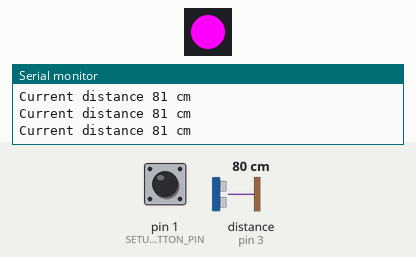
Bench run of a sketch on a simulated Arduino Uno, built with avr-gcc and run on an emulated ATmega328P. Parts: 1 RGB LEDs in strip order, left to right, the last lines printed to the serial monitor. Inputs (shaded band) come from the test bench; at power-on: distance to the obstacle (sensor on pin 3) 80 cm, pin 1 (SETUP_BUTTON_PIN) HIGH. The echo pulse lasts 58.3 µs per cm; the strip is taken to match the declared colour order.

Above: at 1.2 s.
1.3 s: distance to the obstacle (sensor on pin 3) set to 2 cm
At 3.97 s:
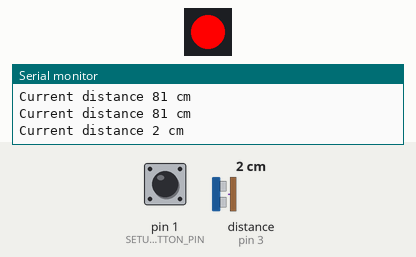
4.3 s: distance to the obstacle (sensor on pin 3) set to 35 cm
At 5.9 s:
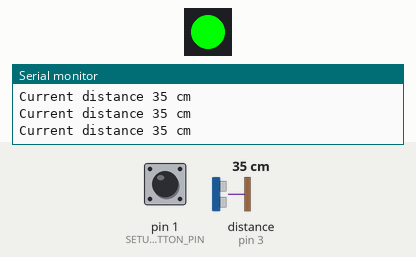
6.2 s: distance to the obstacle (sensor on pin 3) set to 18 cm
At 6.9 s:
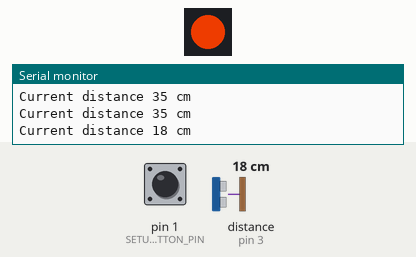
8.0 s: distance to the obstacle (sensor on pin 3) set to 60 cm
At 9.0 s:
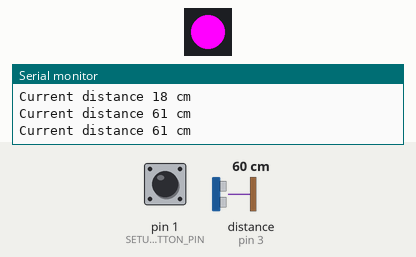
9.9 s: distance to the obstacle (sensor on pin 3) set to 4 cm
At 12.45 s:
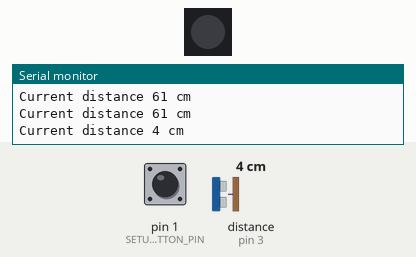
Timing chart, 0 to 13.9 s (numbered marks = the images above; inputs shaded):
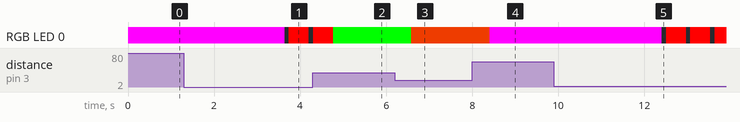

The sketch:

garageParkingAssistant.ino
```cpp
#ifdef __AVR__
#include <avr/power.h>
#endif

#include "LedController.cpp"
#include "SonarController.cpp"
#include "ButtonController.cpp"

//I/O pins
#define TRIGGER_PIN 4
#define ECHO_PIN 3
#define LED_PIN 0
#define SETUP_BUTTON_PIN 1

#define DEFAULT_BAUD 9600

SonarController sonar = SonarController(TRIGGER_PIN, ECHO_PIN);
LedController led = LedController(LED_PIN);
ButtonController setupButton = ButtonController(SETUP_BUTTON_PIN);

void setup()
{
#if defined (__AVR_ATtiny85__)
  if (F_CPU == 8000000) {
    clock_prescale_set(clock_div_1);
  }
#else
  Serial.begin(DEFAULT_BAUD);
#endif
  led.purple();
  logmsg("Started ", 0, "");
}

void loop() {
  int distance = sonar.readDistance();

  logmsg("Current distance", distance, "cm");

  if (sonar.idleTimeoutReached()) {
    led.off();
    logmsg("Power saving mode activate", 0, "");
  } else {
    setLedColor();
  }

  if (setupButton.wasPressed()) {
    sonar.setTargetDistance(distance);
    for (int i = 0; i < 3; i++) {
      led.flashGreen(50);
    }
    logmsg("+++++ Distance set to", distance, "cm");
  }
}

void setLedColor() {
  if (sonar.objectAwayFromTargetZone()) {
    led.purple();
  } else if (sonar.objectInTargetZone()) {
    led.green();
  } else if (sonar.objectPastTargetZone()) {
    led.yellow();
  } else if (sonar.objectTooCloseToSensor()) {
    led.flashRed(100);
  }
}

void logmsg(String preText, int reading, String postText) {
#if !defined (__AVR_ATtiny85__)
  String message = preText + " " + reading + " " + postText;
  Serial.println(message);
#endif
}
```

ButtonController.cpp
```cpp
#include <Arduino.h>
#include <Button.h>

#define DEBOUNCING_TIME_MS 15000

class ButtonController {
  private:
    Button button;
  public:
    ButtonController(int pin)
      : button (Button(pin)) {
      button.begin();
    }

    bool wasPressed() {
      return button.released();
    }
};
```

LedController.cpp
```cpp
#include <Arduino.h>
#include <Adafruit_NeoPixel.h>

class LedController {
  private:
    Adafruit_NeoPixel led;
    void setColor(int red, int green, int blue) {
      led.setPixelColor(0, led.Color(red , green , blue));
      led.show();
    }

  public:
    LedController(int dataPin)
      : led (Adafruit_NeoPixel(1, dataPin, NEO_RGB + NEO_KHZ800)) {
      led.begin();
    }

    void rgb(int red, int green, int blue) {
      setColor(red, green, blue);
    }

    void red() {
      setColor(255 , 0 , 0);
    }

    void green() {
      setColor(0 , 255 , 0);
    }

    void yellow() {
      setColor(200 , 50 , 0);
    }

    void purple() {
      setColor(255 , 0 , 255);
    }

    void flashRed(int delayMs) {
      off();
      delay(delayMs);
      red();
      delay(delayMs);
    }

    void flashGreen(int delayMs) {
      off();
      delay(delayMs);
      green();
      delay(delayMs);
    }

    void off() {
      led.setPixelColor(0, led.Color(0 , 0 , 0 ));
      led.show();
    }
};
```

SonarController.cpp
```cpp
#include <Arduino.h>
#include <NewPing.h>

#define MAX_DISTANCE_CM 500
#define DEFAULT_TARGET_DISTANCE_CM 30
#define PURPLE_ZONE_UPPER_BOUND_CM 100
#define INNER_TOLERANCE_CM 5
#define OUTER_TOLERANCE_CM 15
#define POWER_SAVE_MODE_THRESHOLD_MS 30000l
#define PING_ITERATIONS 10
#define ACCEPTABLE_CONSECUTIVE_READING_DIFF 50
#define MAX_ATTEMPTS 5

class SonarController {
  private:
    int triggerPin;
    int echoPin;
    int targetDistance;
    int distance;
    int lastDistance;
    NewPing sonar;
    unsigned long lastMovementMs;

    bool validReading(int distance, int lastDistance) {
      if (distance == 0) {
        return false;
      }
      if (lastDistance > 0 && abs(distance - lastDistance) > ACCEPTABLE_CONSECUTIVE_READING_DIFF) {
        return false;
      }
      return true;
    }

  public:
    SonarController(int triggerPin, int echoPin)
      : sonar (NewPing(triggerPin, echoPin, MAX_DISTANCE_CM))
      , targetDistance (DEFAULT_TARGET_DISTANCE_CM)
      , distance (0)
      , lastDistance (0)
      , lastMovementMs (0) {
    }

    int readDistance() {
      lastDistance = distance;
      int reading = MAX_DISTANCE_CM;
      int attempts = 0;
      do {
        reading = sonar.convert_cm(sonar.ping_median(PING_ITERATIONS));
        delay(100);
      } while (!validReading(reading, lastDistance) && attempts++ < MAX_ATTEMPTS);
      distance = reading;
      return reading;
    }

    void setTargetDistance(int newTargetDistance) {
      targetDistance = newTargetDistance;
    }

    boolean idleTimeoutReached() {
      if (!((distance >= lastDistance - INNER_TOLERANCE_CM) && (distance <= lastDistance + OUTER_TOLERANCE_CM))) {
        lastMovementMs = millis();
      }
      return (millis() - lastMovementMs) > POWER_SAVE_MODE_THRESHOLD_MS;
    }

    bool objectOutOfRange() {
      return distance >= MAX_DISTANCE_CM;
    }

    bool objectAwayFromTargetZone() {
      return (distance > targetDistance + OUTER_TOLERANCE_CM) && (distance < targetDistance + PURPLE_ZONE_UPPER_BOUND_CM);
    }

    bool objectInTargetZone() {
      return (distance >= targetDistance - INNER_TOLERANCE_CM) && (distance <= targetDistance + OUTER_TOLERANCE_CM);
    }

    bool objectPastTargetZone() {
      return (distance >= targetDistance - OUTER_TOLERANCE_CM) && (distance <= targetDistance - INNER_TOLERANCE_CM);
    }

    bool objectTooCloseToSensor() {
      return distance < targetDistance - OUTER_TOLERANCE_CM;
    }
};
```

Measured:
- after the input at 1.3 s, RGB LED 0: RGB(255, 0, 255) → off after 2.3 s, → RGB(255, 0, 0) 0.10 s later, → off 0.46 s later
- after the input at 6.2 s, RGB LED 0: RGB(0, 255, 0) → RGB(200, 50, 0) after 0.39 s
- after the input at 8.0 s, RGB LED 0: RGB(200, 50, 0) → RGB(255, 0, 255) after 0.41 s
- after the input at 9.9 s, RGB LED 0: alternates RGB(255, 0, 0) for 0.46 s and off for 0.10 s, starting after 2.5 s
